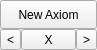
<?xml version="1.0" encoding="UTF-8"?>
<ui version="4.0">
 <class>Axiom</class>
 <widget class="QWidget" name="Axiom">
  <property name="geometry">
   <rect>
    <x>0</x>
    <y>0</y>
    <width>97</width>
    <height>50</height>
   </rect>
  </property>
  <property name="sizePolicy">
   <sizepolicy hsizetype="Minimum" vsizetype="Minimum">
    <horstretch>0</horstretch>
    <verstretch>0</verstretch>
   </sizepolicy>
  </property>
  <property name="maximumSize">
   <size>
    <width>16777215</width>
    <height>16777215</height>
   </size>
  </property>
  <property name="windowTitle">
   <string>Axiom</string>
  </property>
  <layout class="QVBoxLayout" name="verticalLayout">
   <property name="spacing">
    <number>0</number>
   </property>
   <property name="margin">
    <number>0</number>
   </property>
   <item>
    <widget class="QToolButton" name="editButton">
     <property name="sizePolicy">
      <sizepolicy hsizetype="Minimum" vsizetype="MinimumExpanding">
       <horstretch>0</horstretch>
       <verstretch>0</verstretch>
      </sizepolicy>
     </property>
     <property name="toolTip">
      <string>Edit axiom</string>
     </property>
     <property name="statusTip">
      <string>Edit axiom</string>
     </property>
     <property name="text">
      <string>New Axiom</string>
     </property>
    </widget>
   </item>
   <item>
    <layout class="QHBoxLayout" name="horizontalLayout">
     <property name="spacing">
      <number>0</number>
     </property>
     <item>
      <widget class="QToolButton" name="leftButton">
       <property name="toolTip">
        <string>Move axiom left</string>
       </property>
       <property name="statusTip">
        <string>Move axiom left</string>
       </property>
       <property name="text">
        <string>&lt;</string>
       </property>
      </widget>
     </item>
     <item>
      <widget class="QToolButton" name="deleteButtom">
       <property name="sizePolicy">
        <sizepolicy hsizetype="Minimum" vsizetype="Fixed">
         <horstretch>0</horstretch>
         <verstretch>0</verstretch>
        </sizepolicy>
       </property>
       <property name="toolTip">
        <string>Delete axiom</string>
       </property>
       <property name="statusTip">
        <string>Delete axiom</string>
       </property>
       <property name="text">
        <string>X</string>
       </property>
      </widget>
     </item>
     <item>
      <widget class="QToolButton" name="rightButton">
       <property name="toolTip">
        <string>Move axiom right</string>
       </property>
       <property name="statusTip">
        <string>Move axiom right</string>
       </property>
       <property name="text">
        <string>&gt;</string>
       </property>
      </widget>
     </item>
    </layout>
   </item>
  </layout>
 </widget>
 <resources/>
 <connections>
  <connection>
   <sender>editButton</sender>
   <signal>clicked()</signal>
   <receiver>Axiom</receiver>
   <slot>editAxiom()</slot>
   <hints>
    <hint type="sourcelabel">
     <x>57</x>
     <y>23</y>
    </hint>
    <hint type="destinationlabel">
     <x>96</x>
     <y>43</y>
    </hint>
   </hints>
  </connection>
  <connection>
   <sender>leftButton</sender>
   <signal>clicked()</signal>
   <receiver>Axiom</receiver>
   <slot>moveLeft()</slot>
   <hints>
    <hint type="sourcelabel">
     <x>14</x>
     <y>43</y>
    </hint>
    <hint type="destinationlabel">
     <x>32</x>
     <y>49</y>
    </hint>
   </hints>
  </connection>
  <connection>
   <sender>rightButton</sender>
   <signal>clicked()</signal>
   <receiver>Axiom</receiver>
   <slot>moveRight()</slot>
   <hints>
    <hint type="sourcelabel">
     <x>95</x>
     <y>43</y>
    </hint>
    <hint type="destinationlabel">
     <x>96</x>
     <y>49</y>
    </hint>
   </hints>
  </connection>
  <connection>
   <sender>deleteButtom</sender>
   <signal>clicked()</signal>
   <receiver>Axiom</receiver>
   <slot>deleteAxiom()</slot>
   <hints>
    <hint type="sourcelabel">
     <x>68</x>
     <y>43</y>
    </hint>
    <hint type="destinationlabel">
     <x>89</x>
     <y>49</y>
    </hint>
   </hints>
  </connection>
 </connections>
 <slots>
  <slot>editAxiom()</slot>
  <slot>deleteAxiom()</slot>
  <slot>moveLeft()</slot>
  <slot>moveRight()</slot>
 </slots>
</ui>
